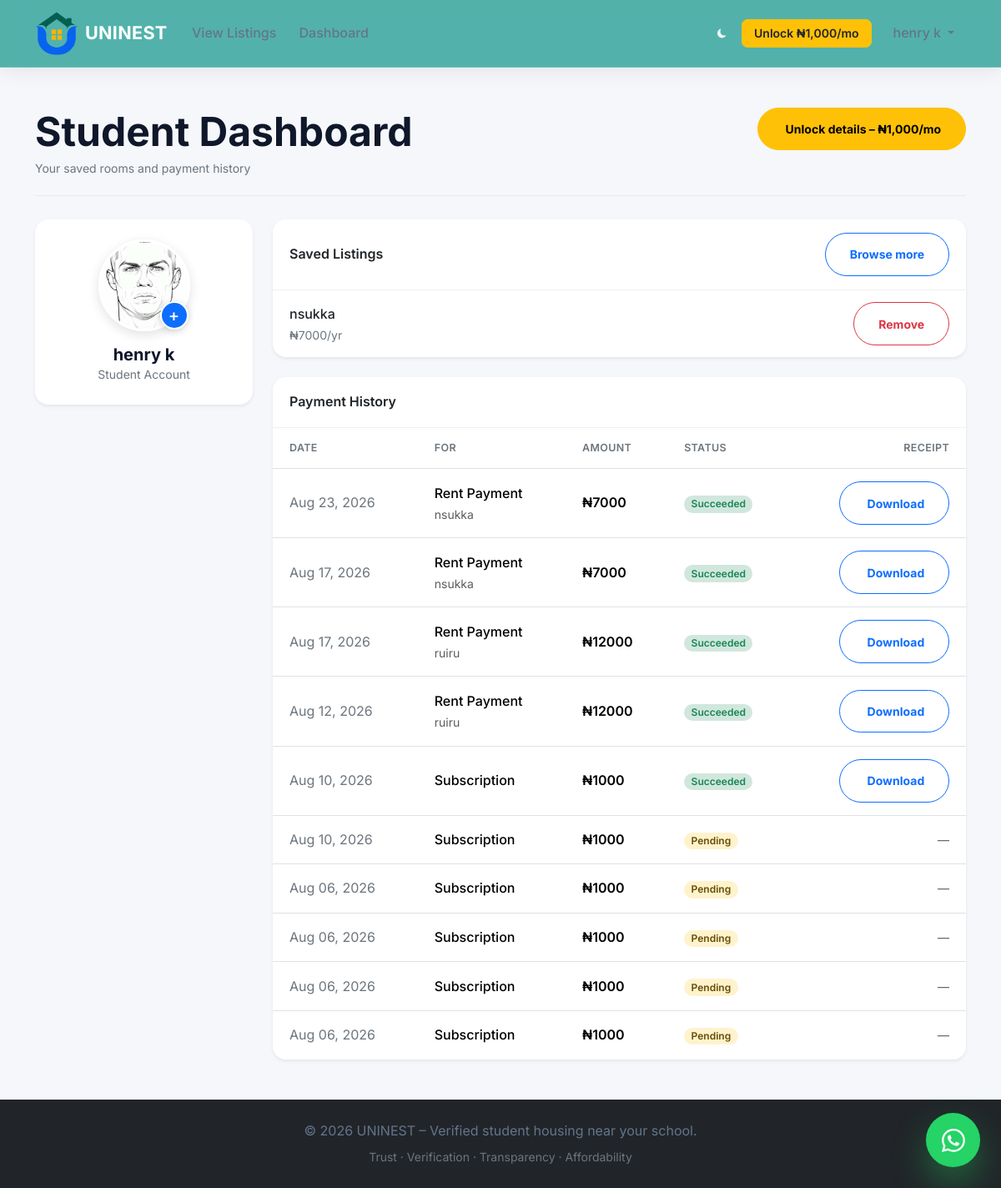
/dashboard/ (signed in), run on the app's committed database.
### Uninest/models.py (models this page shows, shortened)
class User(AbstractUser):
    ROLE_CHOICES = [
        ("student", "Student"),
        ("agent", "Agent"),
        ("landlord", "Landlord"),
        ("student_agent", "Student Agent"),
    ]
    role = models.CharField(max_length=20, choices=ROLE_CHOICES, blank=True)
    phone = models.CharField(max_length=20, blank=True)
    profile_photo = models.ImageField(upload_to="profiles/", blank=True, null=True)
    is_verified = models.BooleanField(default=False)
    verification_pending = models.BooleanField(default=False)
    email_verified = models.BooleanField(default=False)
    stripe_customer_id = models.CharField(max_length=100, blank=True)
    subscription_active = models.BooleanField(default=False)
    subscription_end = models.DateTimeField(null=True, blank=True)
    def has_active_subscription(self):
        if self.subscription_active and self.subscription_end:
            return self.subscription_end > timezone.now()
        return False

class SavedListing(models.Model):
    student = models.ForeignKey(User, on_delete=models.CASCADE, related_name="saved_listings")
    listing = models.ForeignKey(Listing, on_delete=models.CASCADE, related_name="saves")
    saved_at = models.DateTimeField(auto_now_add=True)
    class Meta:
        unique_together = ("student", "listing")

class Listing(models.Model):
    RENT_BASIS = [
        ("monthly", "Monthly"),
        ("yearly", "Yearly"),
    ]
    STATUS = [
        ("draft", "Draft"),
        ("pending", "Pending Review"),
        ("live", "Live"),
        ("archived", "Archived"),
    ]
    owner = models.ForeignKey(User, on_delete=models.CASCADE, related_name="listings")
    title = models.CharField(max_length=200, blank=True)
    general_location = models.CharField(max_length=200, help_text="Area / neighborhood (public)")
    school_name = models.CharField(max_length=200, blank=True)
    description = models.TextField(blank=True)
    rent_basis = models.CharField(max_length=10, choices=RENT_BASIS, default="yearly")
    rent_amount = models.DecimalField(max_digits=12, decimal_places=2)
    agent_fee = models.DecimalField(max_digits=12, decimal_places=2, default=0)
    subsequent_rent = models.DecimalField(max_digits=12, decimal_places=2, null=True, blank=True)
    max_tenants = models.PositiveIntegerField(default=1)
    number_of_rooms = models.PositiveIntegerField(default=1)
    full_address = models.CharField(max_length=300)
    landlord_name = models.CharField(max_length=150)
    landlord_phone = models.CharField(max_length=20)
    agent_phone = models.CharField(max_length=20, blank=True)
    status = models.CharField(max_length=20, choices=STATUS, default="pending")
    is_verified_agent = models.BooleanField(default=False)
    is_featured = models.BooleanField(
        default=False,
        help_text="Staff-curated: shows in Featured Listings on the landing page.",
    )
    created_at = models.DateTimeField(auto_now_add=True)
    updated_at = models.DateTimeField(auto_now=True)
    class Meta:
        ordering = ["-created_at"]

class Payment(models.Model):
    PAYMENT_TYPES = [
        ("subscription", "Subscription"),
        ("rent", "Rent Payment"),
        ("other", "Other"),
    ]
    STATUS = [
        ("pending", "Pending"),
        ("succeeded", "Succeeded"),
        ("failed", "Failed"),
        ("refunded", "Refunded"),
    ]
    user = models.ForeignKey(User, on_delete=models.CASCADE, related_name="payments")
    listing = models.ForeignKey(
        Listing, on_delete=models.SET_NULL, null=True, blank=True, related_name="rent_payments"
    )
    amount = models.DecimalField(max_digits=12, decimal_places=2)
    currency = models.CharField(max_length=10, default="ngn")
    payment_type = models.CharField(max_length=20, choices=PAYMENT_TYPES, default="subscription")
    status = models.CharField(max_length=20, choices=STATUS, default="pending")
    stripe_session_id = models.CharField(max_length=200, blank=True)
    stripe_payment_intent = models.CharField(max_length=200, blank=True)
    paystack_reference = models.CharField(max_length=64, unique=True, null=True, blank=True)
    created_at = models.DateTimeField(auto_now_add=True)

### Uninest/views.py (the view, shortened to what this page needs)
# urls.py: path("dashboard/", views.dashboard, name="dashboard"),
@login_required
def dashboard(request):
    role = request.user.role
    if role == "student":
        return student_dashboard(request)

### Uninest/context_processors.py (called while the page is built)
def stripe_keys(request):
    return {
        "STRIPE_PUBLIC_KEY": settings.STRIPE_PUBLIC_KEY,
    }

### Uninest/views.py (called while the page is built)
@login_required
def student_dashboard(request):
    user = request.user
    saved = SavedListing.objects.filter(student=user).select_related("listing")
    payments = Payment.objects.filter(user=user).order_by("-created_at")[:10]
    return render(request, "uninest/dashboards/student.html", {
        "saved": saved,
        "payments": payments,
        "has_sub": user.has_active_subscription(),
    })

### templates/uninest/dashboards/student.html (shortened to what this page needs)
{% extends "base.html" %}
{% block content %}
<div class="container py-4 py-md-5">
  <div class="dashboard-header d-flex justify-content-between align-items-start flex-wrap gap-3">
    <div>
      <h2 class="fw-bold mb-1">Student Dashboard</h2>
      <p class="text-secondary mb-0 small">Your saved rooms and payment history</p>
    </div>
    <div>
      {% if has_sub %}
        <span class="badge bg-success-subtle text-success fs-6 px-3 py-2">
          <i class="bi bi-unlock-fill me-1"></i>
          Active until {{ user.subscription_end|date:"M d, Y" }}
        </span>
      {% else %}
        <a href="{% url 'subscribe' %}" class="btn btn-warning btn-sm">
           Unlock details – ₦1,000/mo
        </a>
      {% endif %}
    </div>
  </div>
  <div class="row g-4">
    <div class="col-lg-3">
      <div class="card shadow-sm profile-card">
        <div class="card-body text-center p-4">
          <form method="post" action="{% url 'update_profile_photo' %}" enctype="multipart/form-data">
            <div class="profile-photo-wrapper">
              {% if user.profile_photo %}
                <img src="{{ user.profile_photo.url }}" alt="Profile photo">
              {% else %}
                <div class="photo-placeholder">
                  <i class="bi bi-person text-secondary" style="font-size:2.8rem;"></i>
                </div>
              {% endif %}
              <label class="photo-add-btn" title="Add / change photo">
                <span>+</span>
              </label>
            </div>
          </form>
          <h5 class="fw-bold mb-0">{{ user.get_full_name|default:user.username }}</h5>
          <p class="text-secondary small mb-0">Student Account</p>
        </div>
      </div>
    </div>
    <div class="col-lg-9">
      <div class="card shadow-sm content-card mb-4">
        <div class="card-header d-flex justify-content-between align-items-center">
          <span>Saved Listings</span>
          <a href="{% url 'search' %}" class="btn btn-sm btn-outline-primary">Browse more</a>
        </div>
        <div class="card-body p-0">
          {% if saved %}
            {% for s in saved %}
              <div class="saved-item d-flex justify-content-between align-items-center gap-3">
                <a href="{% url 'listing_detail' s.listing.pk %}" class="text-decoration-none text-dark flex-grow-1">
                  <div class="fw-medium">{{ s.listing.general_location }}</div>
                  <div class="text-secondary small">₦{{ s.listing.rent_amount|floatformat:0 }}/yr</div>
                </a>
                <a href="{% url 'unsave_listing' s.listing.pk %}"
                   class="btn btn-sm btn-outline-danger flex-shrink-0">
                  Remove
                </a>
              </div>
            {% endfor %}
          {% endif %}
        </div>
      </div>
      <div class="card shadow-sm content-card">
        <div class="card-header">
          Payment History
        </div>
        <div class="card-body p-0">
          {% if payments %}
            <div class="table-responsive">
              <table class="table table-hover payments-table mb-0">
                <thead>
                  <tr>
                    <th>Date</th>
                    <th>For</th>
                    <th>Amount</th>
                    <th>Status</th>
                    <th class="text-end">Receipt</th>
                  </tr>
                </thead>
                <tbody>
                  {% for p in payments %}
                  <tr>
                    <td class="text-secondary">{{ p.created_at|date:"M d, Y" }}</td>
                    <td>
                      <div class="fw-medium">{{ p.get_payment_type_display }}</div>
                      {% if p.payment_type == "rent" and p.listing %}
                        <div class="text-muted small">{{ p.listing.general_location }}</div>
                      {% endif %}
                    </td>
                    <td class="fw-semibold">₦{{ p.amount|floatformat:0 }}</td>
                    <td>
                      {% if p.status == 'succeeded' %}
                        <span class="badge status-badge bg-success-subtle text-success">Succeeded</span>
                      {% elif p.status == 'pending' %}
                        <span class="badge status-badge bg-warning-subtle text-warning-emphasis">Pending</span>
                      {% elif p.status == 'failed' %}
                        <span class="badge status-badge bg-danger-subtle text-danger">Failed</span>
                      {% else %}
                        <span class="badge status-badge bg-secondary-subtle text-secondary">{{ p.status|title }}</span>
                      {% endif %}
                    </td>
                    <td class="text-end">
                      {% if p.status == "succeeded" %}
                        <a href="{% url 'download_receipt' p.pk %}" class="btn btn-sm btn-outline-primary">
                           Download
                        </a>
                      {% else %}
                        <span class="text-muted small">—</span>
                      {% endif %}
                    </td>
                  </tr>
                  {% endfor %}
                </tbody>
              </table>
            </div>
          {% else %}
            <div class="empty-state">
              <i class="bi bi-receipt"></i>
              <h6 class="fw-semibold mb-1">No payments yet</h6>
              <p class="text-secondary small mb-0">Your payment history will appear here.</p>
            </div>
          {% endif %}
        </div>
      </div>
    </div>
  </div>
</div>
{% endblock %}

### templates/base.html (shortened to what this page needs)
{% load static %}
<!DOCTYPE html>
<html lang="en" data-bs-theme="light">
<head>
  <link href="https://cdn.jsdelivr.net/npm/bootstrap@5.3.3/dist/css/bootstrap.min.css" rel="stylesheet">
  <link href="{% static 'css/styles.css' %}" rel="stylesheet">
</head>
<body>
  <nav class="navbar navbar-expand-lg navbar-dark navbar-glass sticky-top" id="mainNav">
    <div class="container">
      <a class="navbar-brand fw-bold d-flex align-items-center gap-2" href="{% url 'landing' %}">
        <img src="/media/images/uninest-log.png" alt="UniNest logo" class="rounded">
        <span>UNINEST</span>
      </a>
      <div class="collapse navbar-collapse" id="nav">
        <ul class="navbar-nav me-auto mb-2 mb-lg-0">
          <li class="nav-item">
            <a class="nav-link" href="{% url 'search' %}">View Listings</a>
          </li>
          {% if user.is_authenticated %}
          <li class="nav-item">
            <a class="nav-link" href="{% url 'dashboard' %}">Dashboard</a>
          </li>
          {% endif %}
        </ul>
        <ul class="navbar-nav align-items-lg-center gap-lg-1">
          <li class="nav-item">
            <button type="button" class="btn btn-link nav-link theme-toggle" id="themeToggle"
                    aria-label="Toggle dark mode" title="Toggle dark mode">
            </button>
          </li>
          {% if user.is_authenticated %}
            {% if user.has_active_subscription %}
              <li class="nav-item">
                <span class="nav-link text-warning fw-semibold">Unlocked</span>
              </li>
            {% else %}
              <li class="nav-item">
                <a class="btn btn-warning btn-unlock text-dark me-lg-2" href="{% url 'subscribe' %}">
                  Unlock ₦1,000/mo
                </a>
              </li>
            {% endif %}
            <li class="nav-item dropdown">
              <a class="nav-link dropdown-toggle" href="#" data-bs-toggle="dropdown"
                 role="button" aria-expanded="false">
                {{ user.get_full_name|default:user.username }}
              </a>
            </li>
          {% endif %}
        </ul>
      </div>
    </div>
  </nav>
  <main>{% block content %}{% endblock %}</main>
  <footer class="bg-dark text-light py-4 mt-auto">
    <div class="container text-center">
      <p class="mb-1">&copy; 2026 UNINEST – Verified student housing near your school.</p>
      <small class="text-secondary">Trust · Verification · Transparency · Affordability</small>
    </div>
  </footer>
  <a href="https://wa.me/2349160431028" class="whatsapp-float" target="_blank" rel="noopener noreferrer" aria-label="Chat on WhatsApp">
  </a>
</body>
</html>

### static/css/styles.css (style rules this page uses)
:root { --primary:#2563eb; --primary-dark:#1d4ed8; --primary-light:#3b82f6; --secondary:#0ea5e9; --success:#10b981; --warning:#f59e0b; --danger:#ef4444; --dark:#0f172a; --dark-light:#1e293b; --gray:#64748b; --gray-light:#94a3b8; --light:#f8fafc; --white:#ffffff; --border:#e2e8f0; --body:#f5f7fb; --card:#ffffff; --radius:18px; --radius-sm:12px; --radius-lg:26px; --shadow-xs: 0 1px 3px rgba(0,0,0,.05); --shadow-sm: 0 8px 20px rgba(15,23,42,.06); --shadow: 0 15px 40px rgba(15,23,42,.08); --shadow-lg: 0 25px 60px rgba(15,23,42,.12); --shadow-xl: 0 35px 80px rgba(15,23,42,.18); --transition:.35s cubic-bezier(.4,0,.2,1); }
*, *::before, *::after { margin:0; padding:0; box-sizing:border-box; }
html { scroll-behavior:smooth; }
body { font-family:'Inter',sans-serif; background:var(--body); color:var(--gray); font-size:16px; line-height:1.7; overflow-x:hidden; -webkit-font-smoothing:antialiased; }
img { display:block; max-width:100%; }
a { text-decoration:none; transition:var(--transition); }
ul { padding:0; margin:0; list-style:none; }
h1,h2,h3,h4,h5,h6 { font-weight:800; line-height:1.2; color:var(--dark); margin-bottom:1rem; }
h2 { font-size:clamp(2rem,4vw,3.2rem); }
p { margin-bottom:1rem; color:var(--gray); }
.nav-link { color:var(--gray)!important; font-weight:600; padding:.7rem 1rem!important; border-radius:50px; transition:var(--transition); }
.btn { border-radius:50px; padding:.9rem 1.8rem; font-weight:700; transition:var(--transition); box-shadow:none; }
.theme-toggle { width:42px; height:42px; display:flex; align-items:center; justify-content:center; border-radius:50%; transition:var(--transition); }
footer { background:#0f172a; color:#cbd5e1; padding:80px 0 30px; }
.whatsapp-float { position:fixed; bottom:25px; right:25px; width:65px; height:65px; background:#25D366; color:#fff; border-radius:50%; display:flex; align-items:center; justify-content:center; box-shadow: 0 20px 40px rgba(37,211,102,.35); z-index:999; transition:var(--transition); animation:whatsappPulse 2s infinite; }
.card { border:none; border-radius:22px; overflow:hidden; box-shadow:var(--shadow-sm); }
.card-header { background:transparent; border-bottom:1px solid var(--border); }

### templates/base.html (style rules this page uses)
.navbar-glass { background: rgba(13, 148, 136, 0.70); backdrop-filter: blur(16px) saturate(160%); -webkit-backdrop-filter: blur(16px) saturate(160%); border-bottom: 1px solid rgba(255, 255, 255, 0.18); box-shadow: 0 4px 24px rgba(0, 0, 0, 0.08); transition: background 0.3s ease, box-shadow 0.3s ease, padding 0.3s ease; padding-top: 0.55rem; padding-bottom: 0.55rem; }
.navbar-brand { font-size: 1.35rem; letter-spacing: 0.3px; }
.navbar-brand img { width: 52px; height: auto; object-fit: contain; }
.navbar-glass .nav-link { font-weight: 500; padding: 0.45rem 0.85rem !important; border-radius: 0.4rem; transition: background 0.2s ease, color 0.2s ease; }
.theme-toggle { color: rgba(255, 255, 255, 0.9) !important; border-radius: 50%; width: 38px; height: 38px; display: inline-flex; align-items: center; justify-content: center; padding: 0 !important; }
.navbar-glass .btn-unlock { font-weight: 600; font-size: 0.875rem; padding: 0.35rem 0.9rem; border-radius: 0.45rem; white-space: nowrap; }

### data on the page
User: get_full_name "henry k", profile_photo (picture)
SavedListing: listing.general_location "nsukka", listing.rent_amount "7000"
Payment: created_at "Aug 23, 2026", payment_type "Rent Payment", listing.general_location "nsukka", amount "7000", status "Succeeded"
Payment: created_at "Aug 17, 2026", payment_type "Rent Payment", listing.general_location "nsukka", amount "7000", status "Succeeded"
Payment: created_at "Aug 17, 2026", payment_type "Rent Payment", listing.general_location "ruiru", amount "12000", status "Succeeded"
Payment: created_at "Aug 12, 2026", payment_type "Rent Payment", listing.general_location "ruiru", amount "12000", status "Succeeded"
Payment: created_at "Aug 10, 2026", payment_type "Subscription", amount "1000", status "Succeeded"
Payment: created_at "Aug 10, 2026", payment_type "Subscription", amount "1000", status "Pending"
Payment: created_at "Aug 06, 2026", payment_type "Subscription", amount "1000", status "Pending"
Payment: created_at "Aug 06, 2026", payment_type "Subscription", amount "1000", status "Pending"
Payment: created_at "Aug 06, 2026", payment_type "Subscription", amount "1000", status "Pending"
Payment: created_at "Aug 06, 2026", payment_type "Subscription", amount "1000", status "Pending"
